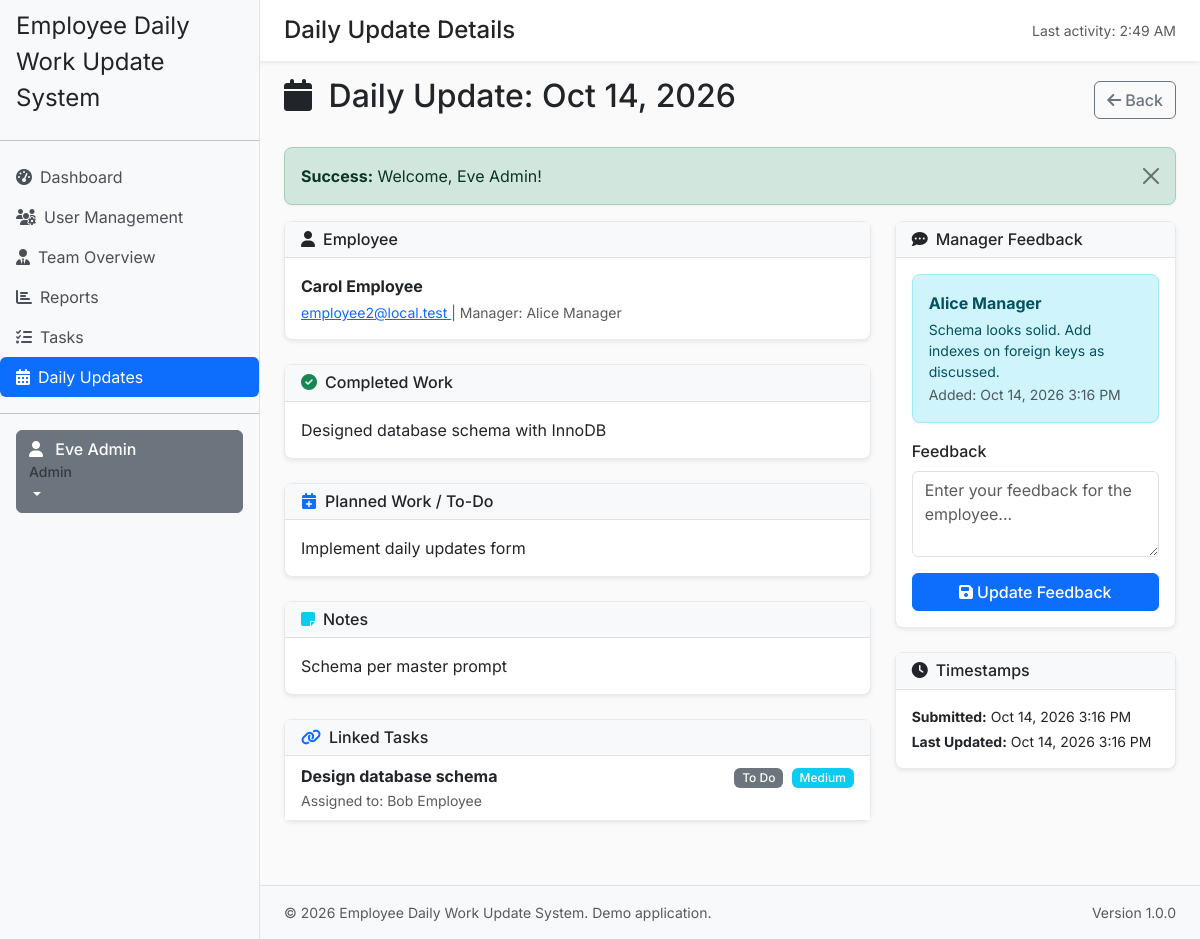
Screenshot of /daily-updates/view.php?update_id=2 (signed in) with the database file from the repository.
### tables this page shows
CREATE TABLE `daily_updates` (
  `id` int(11) NOT NULL,
  `employee_id` int(11) NOT NULL,
  `work_date` date NOT NULL,
  `completed_work` text DEFAULT NULL,
  `planned_work` text DEFAULT NULL,
  `pending_work` text DEFAULT NULL,
  `blockers` text DEFAULT NULL,
  `notes` text DEFAULT NULL,
  `created_at` datetime NOT NULL DEFAULT current_timestamp(),
  `updated_at` datetime NOT NULL DEFAULT current_timestamp() ON UPDATE current_timestamp()
);

CREATE TABLE `users` (
  `id` int(11) NOT NULL,
  `name` varchar(100) NOT NULL,
  `email` varchar(150) NOT NULL,
  `password_hash` varchar(255) NOT NULL,
  `role` enum('admin','manager','employee') NOT NULL DEFAULT 'employee',
  `manager_id` int(11) DEFAULT NULL,
  `is_active` tinyint(1) NOT NULL DEFAULT 1,
  `created_at` datetime NOT NULL DEFAULT current_timestamp(),
  `updated_at` datetime NOT NULL DEFAULT current_timestamp() ON UPDATE current_timestamp()
);

CREATE TABLE `tasks` (
  `id` int(11) NOT NULL,
  `title` varchar(200) NOT NULL,
  `description` text DEFAULT NULL,
  `assigned_to` int(11) NOT NULL,
  `created_by` int(11) NOT NULL,
  `manager_id` int(11) NOT NULL,
  `priority` enum('Low','Medium','High','Urgent') NOT NULL DEFAULT 'Medium',
  `status` enum('To Do','In Progress','Blocked','Completed') NOT NULL DEFAULT 'To Do',
  `start_date` date NOT NULL,
  `due_date` date NOT NULL,
  `completed_at` datetime DEFAULT NULL,
  `created_at` datetime NOT NULL DEFAULT current_timestamp(),
  `updated_at` datetime NOT NULL DEFAULT current_timestamp() ON UPDATE current_timestamp()
);

CREATE TABLE `manager_feedback` (
  `id` int(11) NOT NULL,
  `daily_update_id` int(11) NOT NULL,
  `manager_id` int(11) NOT NULL,
  `feedback` text NOT NULL,
  `created_at` datetime NOT NULL DEFAULT current_timestamp(),
  `updated_at` datetime NOT NULL DEFAULT current_timestamp() ON UPDATE current_timestamp()
);

### includes/validation.php (called while the page is built, shortened)
<?php
require_once __DIR__ . '/config.php';
function validateInt($value, ?int $min = null, ?int $max = null): int|false {
    if (is_string($value)) {
        $value = trim($value);
    }
    $options = [];
    if ($min !== null) {
        $options['min_range'] = $min;
    }
    $int = filter_var($value, FILTER_VALIDATE_INT, [
        'options' => $options,
    ]);
    return $int;
}
function formatDate(string $date, string $format = 'M j, Y'): string {
    try {
        $dt = new DateTime($date);
        return $dt->format($format);
    } catch (Exception $e) {
        return $date;
    }
}
function formatDateTime(string $datetime, string $format = 'M j, Y g:i A'): string {
    try {
        $dt = new DateTime($datetime);
        return $dt->format($format);
    } catch (Exception $e) {
        return $datetime;
    }
}
function getPriorityBadgeClass(string $priority): string {
    return match ($priority) {
        PRIORITY_LOW => 'success',
        PRIORITY_MEDIUM => 'info',
        PRIORITY_HIGH => 'warning',
        PRIORITY_URGENT => 'danger',
        default => 'secondary',
    };
}
function getStatusBadgeClass(string $status): string {
    return match ($status) {
        STATUS_TODO => 'secondary',
        STATUS_IN_PROGRESS => 'primary',
        STATUS_BLOCKED => 'danger',
        STATUS_COMPLETED => 'success',
        default => 'secondary',
    };
}
function getBaseUrl(): string {
    return rtrim(APP_URL, '/');
}
function url(string $path): string {
    $path = ltrim($path, '/');
    if ($path === '') {
        return getBaseUrl();
    }
    return getBaseUrl() . '/' . $path;
}

### includes/config.php (called while the page is built, shortened)
<?php
$pdoOptions = [
    PDO::ATTR_ERRMODE => PDO::ERRMODE_EXCEPTION,
    PDO::ATTR_DEFAULT_FETCH_MODE => PDO::FETCH_ASSOC,
    PDO::ATTR_EMULATE_PREPARES => false,
];
?>

### includes/database.php (called while the page is built, shortened)
<?php
require_once __DIR__ . '/config.php';
class Database {
    private static ?PDO $pdo = null;
    public static function getConnection(): PDO {
        if (self::$pdo === null) {
            $dsn = 'mysql:host=' . DB_HOST . ';dbname=' . DB_NAME . ';charset=utf8mb4';
            try {
                global $pdoOptions;
                $options = $pdoOptions ?? [
                    PDO::ATTR_ERRMODE => PDO::ERRMODE_EXCEPTION,
                    PDO::ATTR_DEFAULT_FETCH_MODE => PDO::FETCH_ASSOC,
                    PDO::ATTR_EMULATE_PREPARES => false,
                ];
                self::$pdo = new PDO($dsn, DB_USER, DB_PASSWORD, $options);
                self::$pdo->exec("SET NAMES utf8mb4");
                self::$pdo->exec("SET time_zone = '+00:00'");
            } catch (PDOException $e) {
                error_log('Database connection failed: ' . $e->getMessage());
                throw new RuntimeException('Database connection unavailable. Please contact support.');
            }
        }
        return self::$pdo;
    }
    public static function query(string $sql, array $params = []): PDOStatement {
        $stmt = self::getConnection()->prepare($sql);
        $stmt->execute($params);
        return $stmt;
    }
    public static function fetchOne(string $sql, array $params = []): ?array {
        $stmt = self::query($sql, $params);
        $row = $stmt->fetch();
        return $row ?: null;
    }
    public static function fetchAll(string $sql, array $params = []): array {
        $stmt = self::query($sql, $params);
        return $stmt->fetchAll();
    }
}
?>

### includes/auth.php (called while the page is built, shortened)
<?php
require_once __DIR__ . '/database.php';
require_once __DIR__ . '/functions.php';
require_once __DIR__ . '/validation.php';
function isLoggedIn(): bool {
    return isset($_SESSION['logged_in']) && $_SESSION['logged_in'] === true;
}
function requireLogin(): void {
    $currentStatus = Database::fetchOne('SELECT is_active FROM users WHERE id = :id', [':id' => $_SESSION['user_id']]);
}
function getCurrentUser(): ?array {
    return [
        'id' => $_SESSION['user_id'],
        'email' => $_SESSION['user_email'],
        'name' => $_SESSION['user_name'],
        'role' => $_SESSION['user_role'],
        'manager_id' => $_SESSION['manager_id']
    ];
}
?>

### daily-updates/view.php (the view, shortened to what this page needs)
<?php
require_once __DIR__ . '/../includes/config.php';
require_once __DIR__ . '/../includes/database.php';
require_once __DIR__ . '/../includes/auth.php';
require_once __DIR__ . '/../includes/validation.php';
require_once __DIR__ . '/../includes/functions.php';
requireLogin();
$user = getCurrentUser();
$userId = $user['id'];
$userRole = $user['role'];
$updateId = validateInt($_GET['update_id'] ?? 0, 1) ?? 0;
$update = Database::fetchOne(
    "SELECT
        du.*,
        u.name AS employee_name,
        u.email AS employee_email,
        u.manager_id AS employee_manager_id,
        m.name AS manager_name
     FROM daily_updates du
     JOIN users u ON du.employee_id = u.id
     LEFT JOIN users m ON u.manager_id = m.id
     WHERE du.id = :updateId",
    [':updateId' => $updateId]
);
$canAddFeedback = false;
if ($userRole === ROLE_ADMIN) {
    $canAddFeedback = true;
} elseif ($userRole === ROLE_MANAGER) {
    if ((int) $update['employee_manager_id'] === (int) $userId) {
        $canView = true;
        $canEdit = false;
        $canAddFeedback = true;
    }
}
$feedback = Database::fetchOne(
    "SELECT mf.*, u.name as manager_name
     FROM manager_feedback mf
     JOIN users u ON mf.manager_id = u.id
     WHERE mf.daily_update_id = :updateId",
    [':updateId' => $updateId]
);
$linkedTasks = Database::fetchAll(
    "SELECT t.*, u.name as assigned_name FROM tasks t
     JOIN daily_update_tasks dut ON t.id = dut.task_id
     JOIN users u ON t.assigned_to = u.id
     WHERE dut.daily_update_id = :updateId
     ORDER BY t.priority DESC, t.due_date ASC",
    [':updateId' => $updateId]
);
include __DIR__ . '/../includes/header.php';
?>
<div class="d-flex justify-content-between align-items-center mb-4">
    <h2>
        <i class="fas fa-calendar me-2"></i>
        Daily Update: <?php echo formatDate($update['work_date']); ?>
    </h2>
    <div>
        <a href="<?php echo url('daily-updates/index.php'); ?>" class="btn btn-outline-secondary">
            <i class="fas fa-arrow-left me-1"></i>Back
        </a>
    </div>
</div>
<?php echo renderFlash(); ?>
<div class="row">
    <div class="col-md-8">
        <div class="card shadow-sm mb-4">
            <div class="card-header bg-light">
                <h6 class="mb-0"><i class="fas fa-user me-2"></i>Employee</h6>
            </div>
            <div class="card-body">
                <p class="mb-1"><strong><?php echo htmlspecialchars($update['employee_name']); ?></strong></p>
                <p class="mb-0 small text-muted">
                    <a href="mailto:<?php echo htmlspecialchars($update['employee_email']); ?>">
                        <?php echo htmlspecialchars($update['employee_email']); ?>
                    </a>
                    <?php if (!empty($update['manager_name'])): ?>
                        | Manager: <?php echo htmlspecialchars($update['manager_name']); ?>
                    <?php endif; ?>
                </p>
            </div>
        </div>
        <div class="card shadow-sm mb-4">
            <div class="card-header bg-light">
                <h6 class="mb-0"><i class="fas fa-check-circle me-2 text-success"></i>Completed Work</h6>
            </div>
            <div class="card-body">
                <p class="card-text"><?php echo nl2br(htmlspecialchars($update['completed_work'] ?? '')); ?></p>
            </div>
        </div>
        <div class="card shadow-sm mb-4">
            <div class="card-header bg-light">
                <h6 class="mb-0"><i class="fas fa-calendar-plus me-2 text-primary"></i>Planned Work / To-Do</h6>
            </div>
            <div class="card-body">
                <p class="card-text"><?php echo nl2br(htmlspecialchars($update['planned_work'] ?? '')); ?></p>
            </div>
        </div>
        <?php if (!empty($update['notes'])): ?>
            <div class="card shadow-sm mb-4">
                <div class="card-header bg-light">
                    <h6 class="mb-0"><i class="fas fa-sticky-note me-2 text-info"></i>Notes</h6>
                </div>
                <div class="card-body">
                    <p class="card-text"><?php echo nl2br(htmlspecialchars($update['notes'])); ?></p>
                </div>
            </div>
        <?php endif; ?>
        <?php if (!empty($linkedTasks)): ?>
            <div class="card shadow-sm mb-4">
                <div class="card-header bg-light">
                    <h6 class="mb-0"><i class="fas fa-link me-2 text-primary"></i>Linked Tasks</h6>
                </div>
                <div class="card-body p-0">
                    <div class="list-group list-group-flush">
                        <?php foreach ($linkedTasks as $task): ?>
                            <a href="<?php echo url('tasks/view.php?task_id=' . $task['id']); ?>" class="list-group-item list-group-item-action">
                                <div class="d-flex justify-content-between align-items-start">
                                    <div>
                                        <strong><?php echo htmlspecialchars($task['title']); ?></strong>
                                        <br>
                                        <small class="text-muted">Assigned to: <?php echo htmlspecialchars($task['assigned_name']); ?></small>
                                    </div>
                                    <div class="ms-3">
                                        <span class="badge bg-<?php echo getStatusBadgeClass($task['status']); ?>">
                                            <?php echo htmlspecialchars($task['status']); ?>
                                        </span>
                                        <span class="badge bg-<?php echo getPriorityBadgeClass($task['priority']); ?> ms-1">
                                            <?php echo htmlspecialchars($task['priority']); ?>
                                        </span>
                                    </div>
                                </div>
                            </a>
                        <?php endforeach; ?>
                    </div>
                </div>
            </div>
        <?php endif; ?>
    </div>
    <div class="col-md-4">
        <?php if ($canAddFeedback): ?>
            <div class="card shadow-sm mb-4">
                <div class="card-header bg-light">
                    <h6 class="mb-0"><i class="fas fa-comment-dots me-2"></i>Manager Feedback</h6>
                </div>
                <div class="card-body">
                    <?php if ($feedback): ?>
                        <div class="alert alert-info alert-permanent mb-3">
                            <p class="mb-1"><strong><?php echo htmlspecialchars($feedback['manager_name']); ?></strong></p>
                            <p class="mb-0 small">
                                <?php echo nl2br(htmlspecialchars($feedback['feedback'])); ?>
                            </p>
                            <small class="text-muted">
                                Added: <?php echo formatDateTime($feedback['created_at']); ?>
                            </small>
                        </div>
                    <?php endif; ?>
                    <form method="POST" action="<?php echo url('manager/feedback.php'); ?>" class="csrf-protected">
                        <div class="mb-3">
                            <label for="feedback" class="form-label">Feedback</label>
                            <textarea class="form-control" id="feedback" name="feedback" rows="3" required
                                      placeholder="Enter your feedback for the employee..."></textarea>
                        </div>
                        <button type="submit" class="btn btn-primary w-100">
                            <i class="fas fa-save me-1"></i><?php echo $feedback ? 'Update Feedback' : 'Add Feedback'; ?>
                        </button>
                    </form>
                </div>
            </div>
        <?php endif; ?>
        <div class="card shadow-sm mb-4">
            <div class="card-header bg-light">
                <h6 class="mb-0"><i class="fas fa-clock me-2"></i>Timestamps</h6>
            </div>
            <div class="card-body">
                <div class="small">
                    <p class="mb-1"><strong>Submitted:</strong> <?php echo formatDateTime($update['created_at']); ?></p>
                    <p class="mb-0"><strong>Last Updated:</strong> <?php echo formatDateTime($update['updated_at']); ?></p>
                </div>
            </div>
        </div>
    </div>
</div>
<?php include __DIR__ . '/../includes/footer.php'; ?>

### assets/css/style.css (style rules this page uses)
body { background-color: #fafafa; color: #212529; font-family: 'Inter', sans-serif; }
.card { border: 1px solid #e7e9eb; border-radius: 0.5rem; box-shadow: 0 1px 3px rgba(0,0,0,0.05); }
.alert { border-radius: 0.5rem; box-shadow: 0 1px 3px rgba(0,0,0,0.05); }

### includes/header.php (style rules this page uses)
body { font-family: 'Inter', sans-serif; }
.card-header { background-color: #f8f9fa; border-bottom: 1px solid #dee2e6; }
.badge { font-weight: 500; }
.btn { font-weight: 500; }
.form-label { font-weight: 500; margin-bottom: 0.5rem; }

### rows the page displays
daily_updates: work_date "Oct 14, 2026", employee.name "Carol Employee", employee.email "employee2@local.test", users.name "Alice Manager", completed_work "Designed database schema with InnoDB", planned_work "Implement daily updates form", notes "Schema per master prompt", created_at "Oct 14, 2026 3:16 PM", updated_at "Oct 14, 2026 3:16 PM"
tasks: title "Design database schema", assigned_to.name "Bob Employee", status "To Do", priority "Medium"
manager_feedback: manager.name "Alice Manager", feedback "Schema looks solid. Add indexes on foreign keys as discussed.", created_at "Oct 14, 2026 3:16 PM"

### other values shown
APP_NAME "Employee Daily Work Update System"
$_SESSION['user_name'] "Eve Admin"
$_SESSION['user_role'] "Admin"
$pageTitle "Daily Update Details"
date('g:i A', $_SESSION['last_activity']) "2:49 AM"
$type "Success"
$message "Welcome, Eve Admin!"
